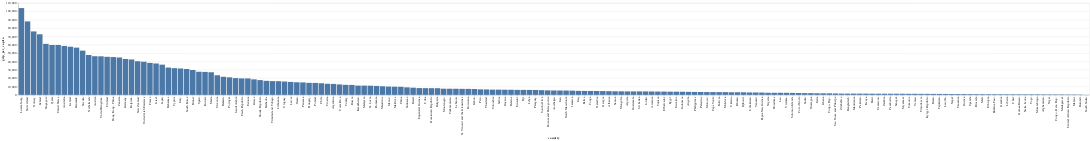

The code cell stored with this chart in its notebook:
### Markdown cell above
### Data Visualization
First, lets visualize which countries have the highest amount of GDP per capita in the most recent year

### Code cell
most_recent_year = df['year'].max()
print(most_recent_year)

chart = alt.Chart(df).mark_bar().transform_filter(alt.datum.year == most_recent_year).encode(
    x=alt.X('country', sort='-y'),
    y='gdp_per_capita')

chart.display()

### Figure 1 — Vega-Lite specification as saved in the notebook (floating-point values rounded to 4 significant figures; data arrays with more than 128 entries replaced by an {"elided": "..."} marker saying what was removed)
{"config": {"view": {"continuousWidth": 300, "continuousHeight": 300}}, "data": {"name": "data-ad319626665691fb771f10589dbded0e"}, "mark": {"type": "bar"}, "encoding": {"x": {"field": "country", "sort": "-y", "type": "nominal"}, "y": {"field": "gdp_per_capita", "type": "quantitative"}}, "transform": [{"filter": "(datum.year === 2018)"}], "$schema": "https://vega.github.io/schema/vega-lite/v5.8.0.json", "datasets": {"data-ad319626665691fb771f10589dbded0e": {"elided": "3286 records"}}}
